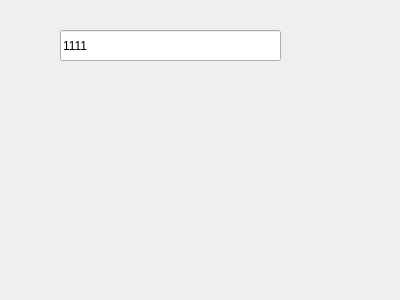
<?xml version="1.0" encoding="UTF-8"?>
<ui version="4.0">
 <class>Widget</class>
 <widget class="QWidget" name="Widget">
  <property name="geometry">
   <rect>
    <x>0</x>
    <y>0</y>
    <width>400</width>
    <height>300</height>
   </rect>
  </property>
  <property name="windowTitle">
   <string>Widget</string>
  </property>
  <widget class="QLineEdit" name="lineEdit">
   <property name="geometry">
    <rect>
     <x>60</x>
     <y>30</y>
     <width>221</width>
     <height>31</height>
    </rect>
   </property>
   <property name="text">
    <string>1111</string>
   </property>
   <property name="echoMode">
    <enum>QLineEdit::Normal</enum>
   </property>
  </widget>
 </widget>
 <layoutdefault spacing="6" margin="11"/>
 <resources/>
 <connections/>
</ui>
